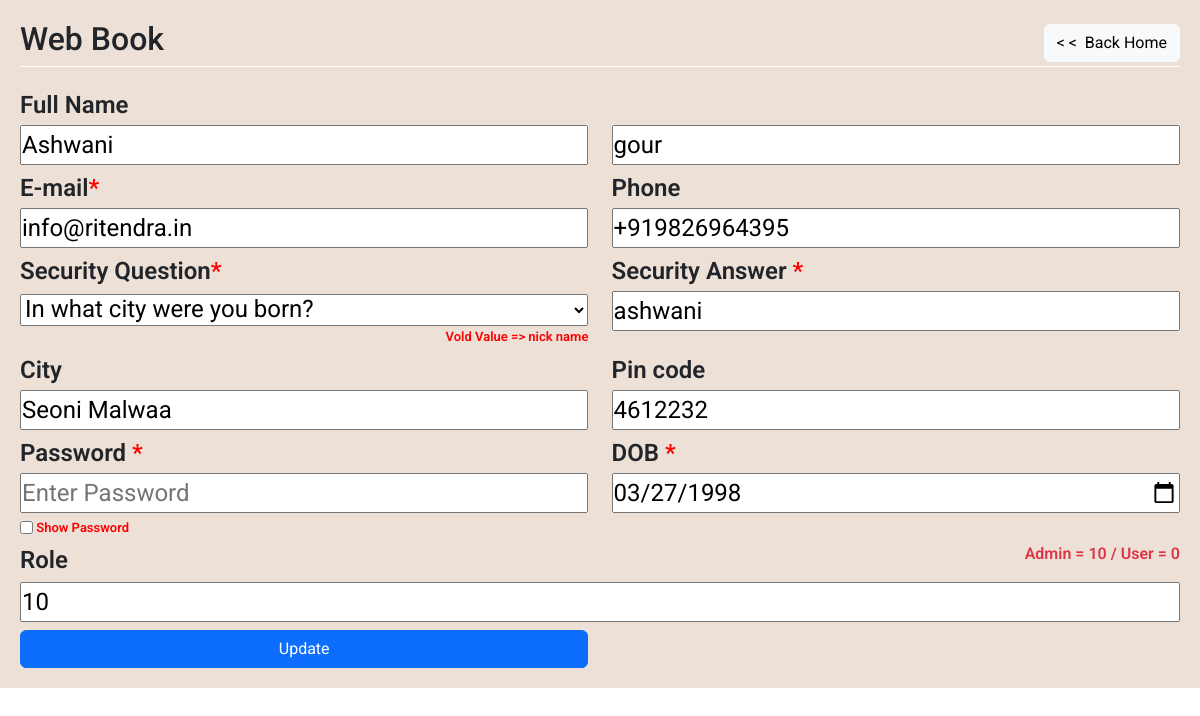
Page /update.php?id=11 on the earlier database version.
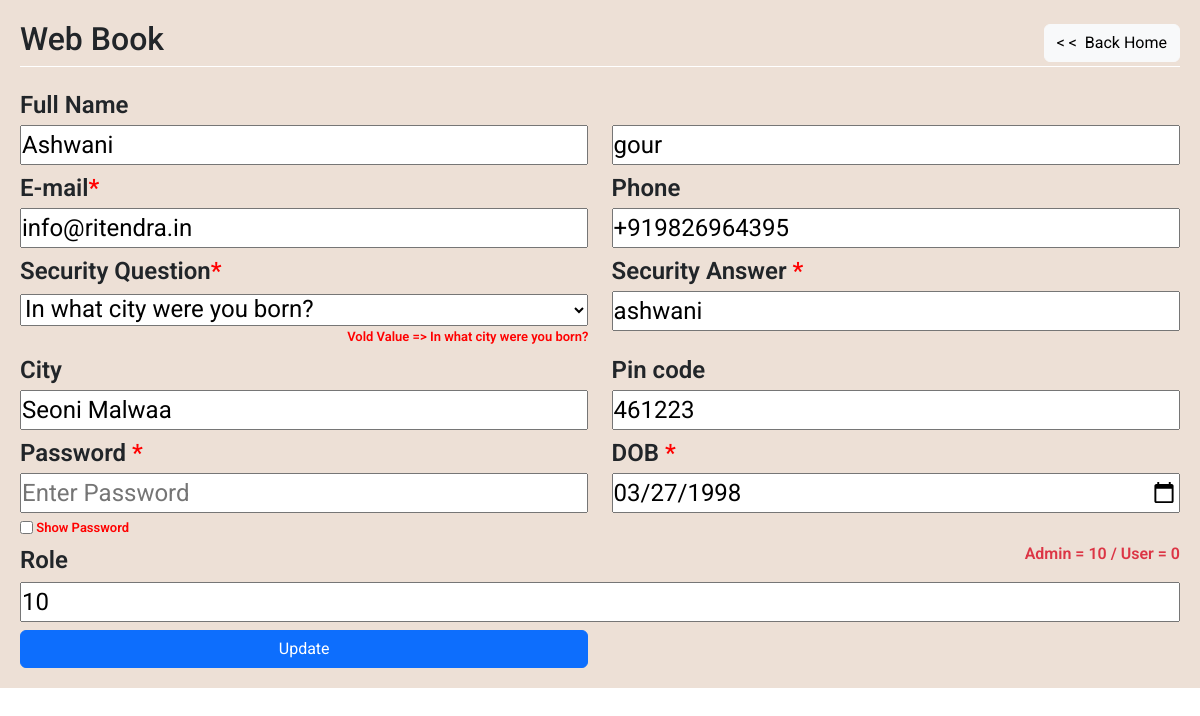
Same page on the later database version.
### tables this page shows
CREATE TABLE `info` (
  `id` int(11) NOT NULL,
  `fname` varchar(255) NOT NULL,
  `lname` varchar(255) NOT NULL,
  `email` varchar(255) NOT NULL,
  `password` varchar(255) NOT NULL,
  `securityquestion` varchar(255) NOT NULL,
  `securityanswer` varchar(255) NOT NULL,
  `birthdate` date NOT NULL,
  `phone` varchar(255) DEFAULT NULL,
  `gender` varchar(255) NOT NULL,
  `pincode` int(11) DEFAULT NULL,
  `location` varchar(255) DEFAULT NULL,
  `role` varchar(255) NOT NULL,
  `dt` datetime NOT NULL DEFAULT CURRENT_TIMESTAMP
);

### db.php (called while the page is built, shortened)
<?php
$db_name = "mysql:host=localhost;dbname=test";
$conn = new PDO($db_name,"root","");
$company_name = $conn->query("SELECT * FROM systemconfig WHERE id='1'")->fetch()['value'];
?>

### update.php (the view, shortened to what this page needs)
<?php
include('db.php');
include('bootstrap.php');
if(!isset($_GET['pf'])){
    $pf= false;
    ?>
    <?php
}
$id = $_GET['id'];
        ?>
        <?php
$sql = $conn->query("SELECT * FROM info where id=".$id."")->fetch();
?>
<!DOCTYPE html>
<html lang="en">
<head>
</head>
<body>
    <div class="main-container">
        <form action="editfile.php?id=<?=$id?>" method="post">
            <div class="titlehead">
            <a href="home.php" style="text-decoration: none;" class="text-dark"><h2><?=$company_name?></h2></a>
                <a href="home.php" class="btn btn-light changedn">< < &nbsp;Back Home</a>
            </div>
			<label for="" class="changedn">Full Name</label>
			<div class="df changedn" style="flex-direction:row!important;">
				<input type="text" name="fname" value="<?=$sql['fname']?>" class="w-50 changedn" placeholder="First Name">
				<input type="text" name="lname" value="<?=$sql['lname']?>" class="w-50 changedn" placeholder="Last Name">
			</div>
            <div class="df">
                <div class="sub-df" >
                    <label for="" class="changedn">E-mail<span style="color:red;">*</span></label>
			        <input type="email" style="width: 100%;"
                     class="changedn" name="email" value="<?=$sql['email']?>" placeholder="E-mail">
                </div>
                <div class="sub-df" >
                    <label for="" class="changedn">Phone</label>
                    <input type="text" class="changedn" style="width: 100%;"
                    name="phone" value="<?=$sql['phone']?>" placeholder="Enter Phone">
                </div>
            </div>
            <div class="df">
                    <div class="sub-df changedn" >
                    <label for="">Security Question<span style="color:red;">*</span></label>
                    <select name="securityquestion" style="width: 100%;" required>
                            <option value="In what city were you born?">In what city were you born?</option>
                    </select>
                    <p style="color:red;margin: 0px;font-size: small;display: flex;justify-content: end;">Vold Value => <?=$sql['securityquestion']?></p>
                </div>
                <div class="sub-df changedn"  >
                    <label for="">Security Answer <span style="color:red;">*</span>&nbsp;</label>
                    <input type="text" name="securityanswer" placeholder="Enter Security Answer"
                    style="width: 100%;" maxlength="12" value="<?=$sql['securityanswer']?>" required>
                </div>
            </div>
            <div class="df">
                <div class="sub-df" >
                    <label for="" class="changedn">City</label>
                    <input type="text" class="changedn" name="location"
                    style="width: 100%;" value="<?=$sql['location']?>" placeholder="City" maxlength="12">
                </div>
                <div class="sub-df changedn" >
                    <label for="">Pin code </label>
                    <input type="text" name="pincode" placeholder="Enter Pin Code"
                    style="width: 100%;" maxlength="12" value="<?=$sql['pincode']?>">
                </div>
            </div>
            <div class="df">
                <div class="sub-df wc" >
                    <label for="" >Password <span style="color:red;">*</span></label>
                    <input type="password" name="password" id="pass" minlength="8"
                    placeholder="Enter Password" style="width: 100%;" required>
                    <div class="sp showpassmode">
                        <input type="checkbox" onclick="validateForm()">
                        <p class="ifp" style="margin-bottom:0px;font-size: small;">&nbsp;Show Password</p>
                    </div>
                </div>
                <div class="sub-df changedn wc" >
                <label for=""> DOB <span style="color:red;">*</span></label>
                    <input type="date" name="birthdate" placeholder="Enter Security Question"
                    style="width: 100%;" max="<?=date('Y-m-d')?>" value="<?=$sql['birthdate']?>" required>
                </div>
            </div>
             <div class="changedn useradminrolecheck">
                <div class="df">
                    <label for="">Role</label>
                    <p class="text-danger text-right" style="font-size: medium;">Admin = 10 / User = 0</p>
                </div>
                <input type="number" name="role" value="<?=$sql['role']?>" style="width: 100%;">
            </div>
            <?php
            if(!$pf){
                $changeandupdate="Update";
            }else{
                $changeandupdate="Change";
            }
            ?>
			<input type="submit" value="<?=$changeandupdate?>" class="mt-2 btn btn-primary w-50">
		</form>
	</div>
</body>
</html>

Differences in the rows shown:
changed info "Ashwani": securityquestion "nick name" → "In what city were you born?"; pincode "4612232" → "461223"
